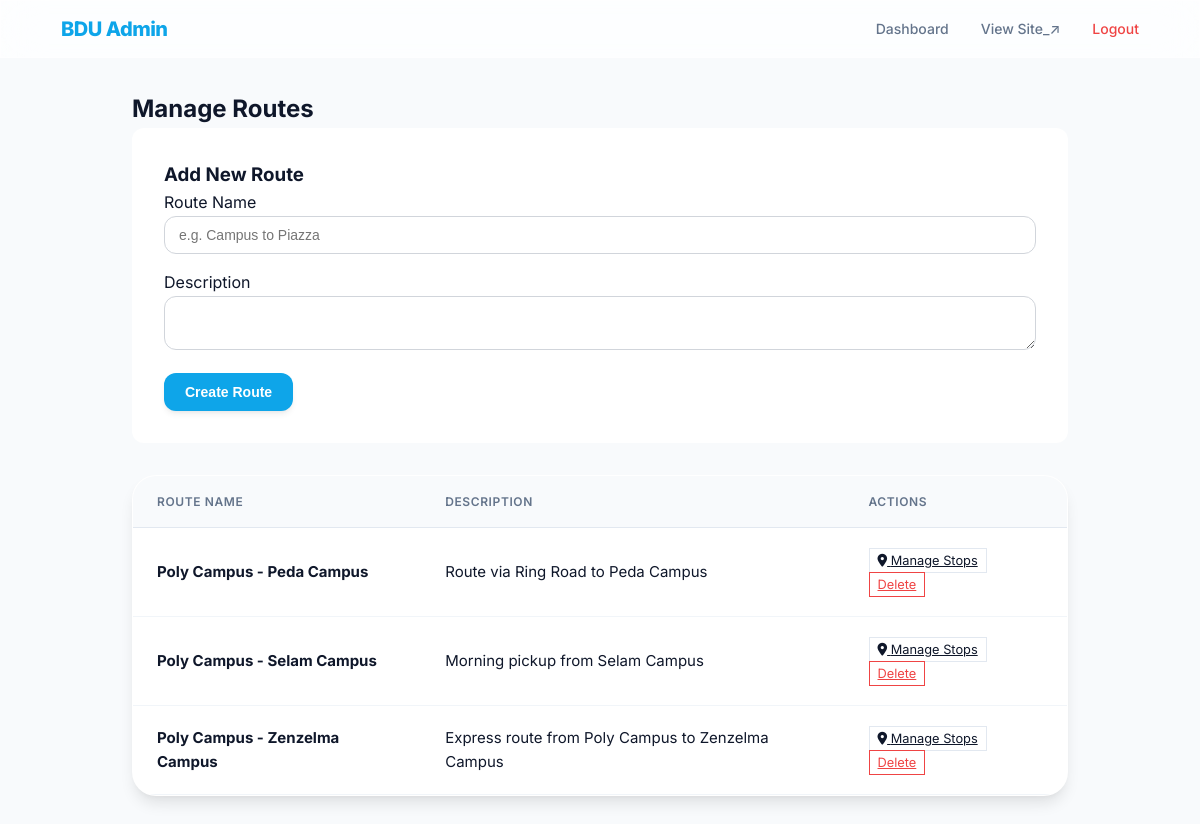
The page /admin/routes.php (signed in) on the database its author committed.
### tables this page shows
CREATE TABLE `routes` (
  `route_id` int(11) NOT NULL AUTO_INCREMENT,
  `route_name` varchar(100) NOT NULL,  
  `description` text DEFAULT NULL,
  PRIMARY KEY (`route_id`)
);

### admin/routes.php (the view, shortened to what this page needs)
<?php
require_once '../config/db_connect.php';
$routes = $pdo->query("SELECT * FROM routes ORDER BY route_name ASC")->fetchAll();
?>
<!DOCTYPE html>
<html lang="en">
<head>
    <link rel="stylesheet" href="https://cdnjs.cloudflare.com/ajax/libs/font-awesome/6.4.0/css/all.min.css">
    <link rel="stylesheet" href="../assets/css/style.css">
</head>
<body style="background: #f8fafc;">
    <nav class="navbar glass" style="position: sticky;">
        <a href="dashboard.php" class="logo">BDU Admin</a>
        <div class="nav-links">
            <a href="dashboard.php">Dashboard</a>
            <a href="../index.php" target="_blank">View Site_&nearr;</a>
            <a href="logout.php" style="color: var(--danger-color);">Logout</a>
        </div>
    </nav>
    <div class="admin-container">
        <h2>Manage Routes</h2>
        <div class="form-card">
            <h3>Add New Route</h3>
            <form method="POST">
                <div style="margin-bottom: 1rem;">
                    <label>Route Name</label>
                    <input type="text" name="route_name" class="form-control" required
                        placeholder="e.g. Campus to Piazza">
                </div>
                <div style="margin-bottom: 1rem;">
                    <label>Description</label>
                    <textarea name="description" class="form-control" rows="2"></textarea>
                </div>
                <button type="submit" class="btn btn-primary">Create Route</button>
            </form>
        </div>
        <div class="table-container">
            <table>
                <thead>
                    <tr>
                        <th>Route Name</th>
                        <th>Description</th>
                        <th>Actions</th>
                    </tr>
                </thead>
                <tbody>
                    <?php foreach ($routes as $row): ?>
                        <tr>
                            <td><strong><?php echo htmlspecialchars($row['route_name']); ?></strong></td>
                            <td><?php echo htmlspecialchars($row['description']); ?></td>
                            <td>
                                <a href="route_stops.php?id=<?php echo $row['route_id']; ?>" class="btn-outline"
                                    style="padding: 0.25rem 0.5rem; font-size: 0.8rem;">
                                    <i class="fas fa-map-marker-alt"></i> Manage Stops
                                </a>
                                <a href="?action=delete&id=<?php echo $row['route_id']; ?>" class="btn-outline"
                                    style="padding: 0.25rem 0.5rem; font-size: 0.8rem; border-color: var(--danger-color); color: var(--danger-color);"
                                    onclick="return confirm('Delete this route?');">
                                    Delete
                                </a>
                            </td>
                        </tr>
                    <?php endforeach; ?>
                </tbody>
            </table>
        </div>
    </div>
</body>
</html>

### assets/css/style.css (style rules this page uses)
:root { --primary-color: #0ea5e9; --primary-hover: #0284c7; --primary-dark: #075985; --primary-light: rgba(14, 165, 233, 0.1); --secondary-color: #10b981; --accent-color: #f59e0b; --danger-color: #ef4444; --success-color: #10b981; --warning-color: #f59e0b; --bg-main: #fcfdfe; --bg-card: #ffffff; --text-main: #0f172a; --text-muted: #64748b; --text-light: #f1f5f9; --shadow-sm: 0 1px 2px 0 rgb(0 0 0 / 0.05); --shadow-md: 0 4px 6px -1px rgb(0 0 0 / 0.07), 0 2px 4px -2px rgb(0 0 0 / 0.06); --shadow-lg: 0 10px 15px -3px rgb(0 0 0 / 0.1), 0 4px 6px -4px rgb(0 0 0 / 0.05); --shadow-xl: 0 25px 50px -12px rgba(0, 0, 0, 0.15); --shadow-primary: 0 10px 15px -3px rgba(14, 165, 233, 0.3); --radius-sm: 0.5rem; --radius-md: 0.75rem; --radius-lg: 1rem; --radius-xl: 1.5rem; --transition: all 0.4s cubic-bezier(0.16, 1, 0.3, 1); --glass-bg: rgba(255, 255, 255, 0.7); --glass-border: 1px solid rgba(255, 255, 255, 0.4); }
* { margin: 0; padding: 0; box-sizing: border-box; }
body { font-family: "Outfit", "Inter", system-ui, -apple-system, sans-serif; background-color: var(--bg-main); color: var(--text-main); line-height: 1.6; overflow-x: hidden; background-image: radial-gradient( at 0% 0%, rgba(14, 165, 233, 0.08) 0px, transparent 50% ), radial-gradient(at 100% 100%, rgba(16, 185, 129, 0.05) 0px, transparent 50%), radial-gradient(at 50% 50%, rgba(245, 158, 11, 0.02) 0px, transparent 50%); background-attachment: fixed; }
.glass { background: var(--glass-bg); backdrop-filter: blur(20px) saturate(180%); -webkit-backdrop-filter: blur(20px) saturate(180%); border: var(--glass-border); }
.btn { display: inline-flex; align-items: center; justify-content: center; padding: 0.625rem 1.25rem; border-radius: var(--radius-md); font-weight: 600; font-size: 0.875rem; transition: var(--transition); cursor: pointer; border: 1px solid transparent; gap: 0.5rem; text-decoration: none; }
.btn-primary { background-color: var(--primary-color); color: white; box-shadow: var(--shadow-md); }
.btn-outline { background-color: transparent; border: 1px solid #e2e8f0; color: var(--text-main); }
.navbar { position: fixed; top: 0; left: 0; right: 0; padding: 0.75rem 5%; display: flex; justify-content: space-between; align-items: center; z-index: 1000; transition: var(--transition); border-bottom: var(--glass-border); }
.logo { display: flex; align-items: center; gap: 0.5rem; font-size: 1.25rem; font-weight: 800; color: var(--primary-color); text-decoration: none; letter-spacing: -0.025em; }
.nav-links { display: flex; align-items: center; gap: 2rem; }
.nav-links a { color: var(--text-muted); text-decoration: none; font-weight: 500; font-size: 0.875rem; transition: var(--transition); }
.table-container { background: var(--bg-card); border-radius: var(--radius-xl); box-shadow: var(--shadow-lg); overflow: hidden; border: var(--glass-border); }
table { width: 100%; border-collapse: collapse; }
th { background: #f8fafc; padding: 1rem 1.5rem; text-align: left; font-size: 0.75rem; font-weight: 600; text-transform: uppercase; letter-spacing: 0.05em; color: var(--text-muted); border-bottom: 1px solid #e2e8f0; }
td { padding: 1.25rem 1.5rem; font-size: 0.9375rem; border-bottom: 1px solid #f1f5f9; }
.form-control { width: 100%; padding: 0.625rem 0.875rem; border-radius: var(--radius-md); border: 1px solid #d1d5db; background-color: white; font-size: 0.875rem; transition: var(--transition); }

### admin/routes.php (style rules this page uses)
.admin-container { padding: 2rem; max-width: 1000px; margin: 0 auto; }
.form-card { background: white; padding: 2rem; border-radius: var(--radius-md); box-shadow: var(--shadow-main); margin-bottom: 2rem; }

### rows shown on the page
routes: route_name "Poly Campus - Peda Campus", description "Route via Ring Road to Peda Campus"
routes: route_name "Poly Campus - Selam Campus", description "Morning pickup from Selam Campus"
routes: route_name "Poly Campus - Zenzelma Campus", description "Express route from Poly Campus to Zenzelma Campus"
